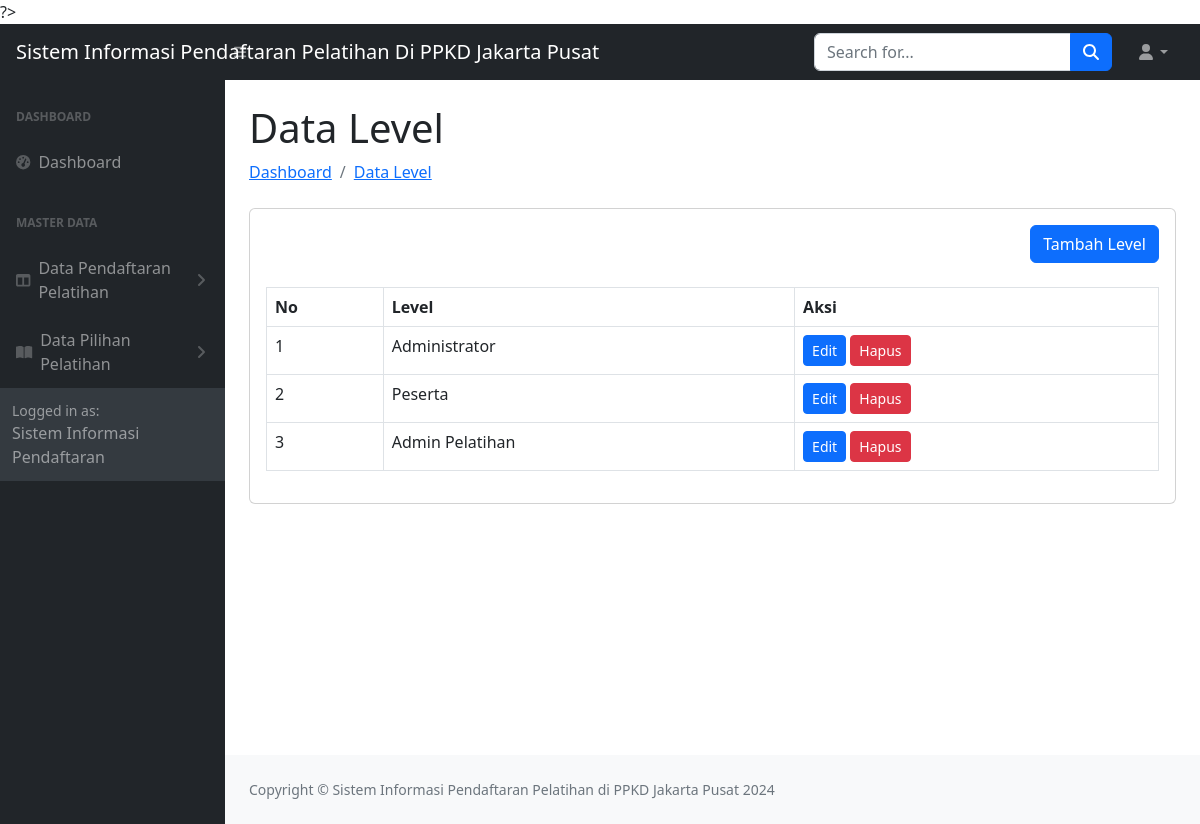
The app's page /level.php with its own data.
### tables this page shows
CREATE TABLE `levels` (
  `id` int(30) NOT NULL,
  `nama_level` varchar(100) NOT NULL,
  `created_at` timestamp NOT NULL DEFAULT current_timestamp(),
  `updated_at` timestamp NOT NULL DEFAULT current_timestamp() ON UPDATE current_timestamp()
);

### level.php (the view, shortened to what this page needs)
<?php
include 'config/config.php';
$queryLevel = mysqli_query($koneksi, "SELECT * FROM levels ORDER BY id DESC");
?>
<!DOCTYPE html>
<html lang="en">
<head>
    <link href="assets/tema/css/styles.css" rel="stylesheet" />
</head>
<body>
    <?php include 'inc/navbar.php'; ?>
    <div id="layoutSidenav">
        <div id="layoutSidenav_nav">
            <nav class="sb-sidenav accordion sb-sidenav-dark" id="sidenavAccordion">
                <div class="sb-sidenav-menu">
                    <div class="nav">
                        <div class="sb-sidenav-menu-heading">Dashboard</div>
                        <a class="nav-link" href="dashboard.php">
                            <div class="sb-nav-link-icon"><i class="fas fa-tachometer-alt"></i></div>
                            Dashboard
                        </a>
                        <div class="sb-sidenav-menu-heading">Master Data</div>
                        <a class="nav-link collapsed" href="#" data-bs-toggle="collapse" data-bs-target="#collapseLayouts" aria-expanded="false" aria-controls="collapseLayouts">
                            <div class="sb-nav-link-icon"><i class="fas fa-columns"></i></div>
                            Data Pendaftaran Pelatihan
                            <div class="sb-sidenav-collapse-arrow"><i class="fas fa-angle-down"></i></div>
                        </a>
                        <a class="nav-link collapsed" href="#" data-bs-toggle="collapse" data-bs-target="#collapseDataPilihanPelatihan" aria-expanded="false" aria-controls="collapseDataPilihanPelatihan">
                            <div class="sb-nav-link-icon"><i class="fas fa-book-open"></i></div>
                            Data Pilihan Pelatihan
                            <div class="sb-sidenav-collapse-arrow"><i class="fas fa-angle-down"></i></div>
                        </a>
                    </div>
                    <div class="sb-sidenav-footer">
                        <div class="small">Logged in as:</div>
                        Sistem Informasi Pendaftaran
                    </div>
            </nav>
        </div>
        <div id="layoutSidenav_content">
            <main>
                <div class="container-fluid px-4">
                    <h1 class="mt-4">Data Level</h1>
                    <ol class="breadcrumb mb-4">
                        <li class="breadcrumb-item"><a href="dashboard.php">Dashboard</a></li>
                        <li class="breadcrumb-item"><a href="level.php">Data Level</a></li>
                    </ol>
                    <div class="card mb-4">
                        <div class="card-body">
                            <div align="right">
                                <a href="tambah-level.php" class="btn btn-primary mb-4">Tambah Level</a>
                            </div>
                            <div class=" table - responsive">
                                <table class="table table-bordered" id=" datatables">
                                    <thead>
                                        <tr>
                                            <th>No</th>
                                            <th>Level</th>
                                            <th>Aksi</th>
                                        </tr>
                                    </thead>
                                    <tbody>
                                        <?php $no = 1;
                                        while ($dataLevel = mysqli_fetch_assoc($queryLevel)) { ?>
                                            <tr>
                                                <td><?php echo $no++ ?></td>
                                                <td><?php echo $dataLevel['nama_level'] ?></td>
                                                <td>
                                                    <a href="tambah-level.php?edit=<?php echo $dataLevel['id'] ?>" class="btn btn-primary btn-sm">Edit</a>
                                                    <a onclick="return confirm('Apakah Anda yakin akan menghapus data ini?')" href="tambah-level.php?delete=<?php echo $dataLevel['id'] ?>" class="btn btn-danger btn-sm">Hapus</a>
                                                </td>
                                            </tr>
                                        <?php } ?>
                                    </tbody>
                                </table>
                            </div>
                        </div>
                    </div>
                </div>
            </main>
            <?php include 'inc/footer.php'; ?>
        </div>
    </div>
</body>
</html>

### records on screen
levels: nama_level "Administrator"
levels: nama_level "Peserta"
levels: nama_level "Admin Pelatihan"
